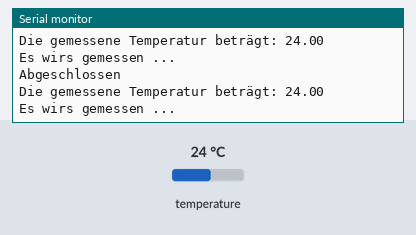
Simulated run of this sketch. Board: Arduino Uno, built with avr-gcc and run on an emulated ATmega328P. Parts: the last lines printed to the serial monitor. The test bench sets the inputs (shaded band); at power-on: temperature 24 °C.

Above: at 2.3 s.
2.4 s: temperature set to 12 °C
At 3.7 s:
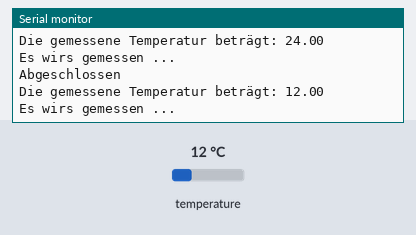
3.9 s: temperature set to 19 °C
At 5.2 s:
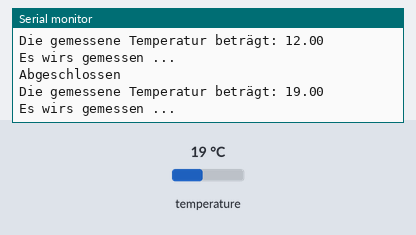
Timing chart, 0 to 6.9 s (numbered marks = the images above; inputs shaded):
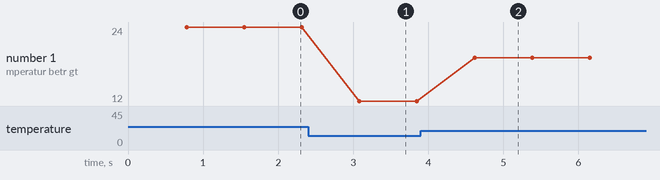

Measured:
- after the input at 2.4 s, the serial monitor: prints a new line after 0.68 s (image 1)
- after the input at 3.9 s, the serial monitor: prints a new line after 0.72 s (image 2)
- plotted number 1: 24 → 12 after the input at 2.4 s, 12 → 19 after the input at 3.9 s

The sketch:

Temperaturmessung.ino
```cpp
#include <OneWire.h>
#include <DallasTemperature.h>

#define ONE_WIRE_BUS 2

OneWire oneWire(ONE_WIRE_BUS);

DallasTemperature sensors(&oneWire);

void setup ()
{
  Serial.begin(9600);
  Serial.print("Test Begin");

  sensors.begin();
}
 void loop()
 {
  Serial.println("Es wirs gemessen ...");
  sensors.requestTemperatures();
  Serial.println("Abgeschlossen");

  float temperaturC = sensors.getTempCByIndex(0);

  if (temperaturC !=DEVICE_DISCONNECTED_C)
  {
    Serial.print("Die gemessene Temperatur beträgt: ");
    Serial.println(temperaturC);
  }
  else
  {
    Serial.println("Vehlgeschlagen");
  }
 }
```
